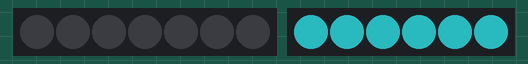
This sketch was run on a simulated Arduino Uno, built with avr-gcc and run on an emulated ATmega328P. Parts: 7 RGB LEDs in strip order, left to right, 6 RGB LEDs in strip order, left to right. Dim RGB values are drawn brighter than linear; no radio packets arrive unless stated.

Above: at 0.16 s.
At 9.26 s:
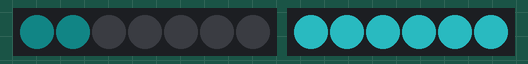
At 16.8 s:
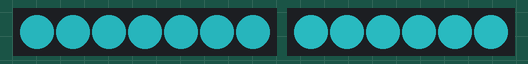
At 24.59 s:
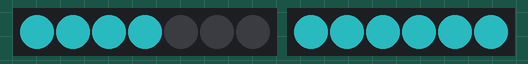
At 36.8 s:
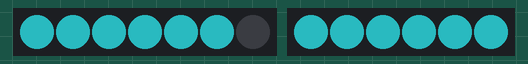
Timing chart, 0 to 40.0 s (numbered marks = the images above):
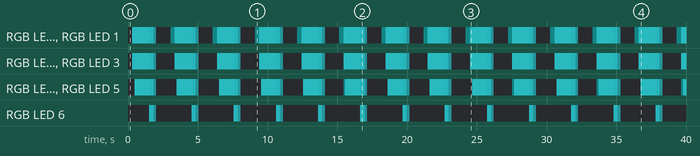

The sketch:

Anduin_Armor_receiver.ino
```cpp
#include "nRF24L01.h" // NRF24L01 library created by TMRh20 https://github.com/TMRh20/RF24
#include "RF24.h"
#include "SPI.h"
#include "FastLED.h" // FastLED library for WS2812 RGB Stick http://fastled.io/

//led parameters
#define numLedsOne 7
#define numLedsTwo 6
#define pinOne 6
#define pinTwo 5


//initialise strips
CRGB stripOne[numLedsOne];
CRGB stripTwo[numLedsTwo];

int ReceivedMessage[1] = {000}; // Used to store value received by the NRF24L01

RF24 radio(10, 9); //10 CE 9 CSN

const uint64_t channel = 0xE6E6E6E6E6E6; // Needs to be the same for communicating between 2 NRF24L01

unsigned long previousButtonPress = 0;

//colours
uint8_t blue[3] = {54, 245, 255};
uint8_t yellow[3] = {195, 97, 0};
uint8_t purple[3] = {255, 0, 255};
uint8_t noColour[3] = {0, 0, 0};

//increments
uint8_t incrementRed = 0;
uint8_t incrementGreen = 0;
uint8_t incrementBlue = 0;
uint8_t currentColour[3] = {0, 0, 0};

bool positiveIncrement = true;
bool fastAnimate = false;
uint8_t buttonPressed = 1;


int currentLED = 0;

int animationStepTime = 13;
int fadeStepTime = 50;
int fastAnimationMultiplier = 3;
int delaybetweenAnimations = 1000;

void setup(void)
{
      Serial.begin(9600);

    previousButtonPress = millis();
    FastLED.addLeds<NEOPIXEL, pinOne>(stripOne, numLedsOne);                  // Setup FastLED Library
    FastLED.addLeds<NEOPIXEL, pinTwo>(stripTwo, numLedsTwo);                  // Setup FastLED Library

    FastLED.clear();                                                        // Clear the RGB Stick LEDs

    FastLED.setBrightness(85);
    FastLED.show();

    radio.begin(); // Start the NRF24L01
    radio.openReadingPipe(1, channel); // Get NRF24L01 ready to receive
    radio.startListening(); // Listen to see if information received

    pinMode(pinOne, OUTPUT); // Set RGB Stick UNO pin to an OUTPUT
    pinMode(pinTwo, OUTPUT);
}

void loop(void)
{

    while (radio.available())
    {
        radio.read(ReceivedMessage, 1); // Read information from the NRF24L01
        switch(ReceivedMessage[0]){
          case 111:
            buttonPressed=1;
            ResetAnimation();
                  Serial.write("1");

            break;
          case 101:
            buttonPressed=2;
            ResetAnimation();
                  Serial.write("2");

            break;
          case 110:
            buttonPressed=3;
            ResetAnimation();
                  Serial.write("3");

            break;
          default:
            buttonPressed=0;
            break;
        }

    }
    if (positiveIncrement)
        {
          switch(buttonPressed){
            case 1:
              animate(currentColour, blue);
              changestripTwo(blue);
              break;
            case 2:
              animate(currentColour, yellow);
              changestripTwo(yellow);
              break;
            case 3:
              animate(currentColour, purple);
              changestripTwo(purple);
              break;
            default:
              animate(currentColour, blue);
              changestripTwo(blue);
             break;
          }
        }
        else
        {
            animate(currentColour, noColour);
        }
}

void ResetAnimation()
{
  if (millis() >= previousButtonPress + 1000)
            {
                previousButtonPress = millis();
                fastAnimate = true;
                //reset animation
                positiveIncrement = true;
                memcpy(currentColour, noColour, 3);
                incrementRed = 0;
                incrementBlue = 0;
                incrementGreen = 0;
                currentLED = 0;
                for (int i = 0; i < numLedsOne; i++)
                {
                    stripOne[i].setRGB(0, 0, 0);
                    FastLED.show();
                }

                delay(50); //debounce
            }
}

void changestripTwo(uint8_t colour[3])
{
    for (int i = 0; i < numLedsTwo; i++)
        stripTwo[i].setRGB(colour[0], colour[1], colour[2]);
    FastLED.show();
}

unsigned long previousAnimation = 0;

void animate(uint8_t colour[3], uint8_t targetColour[3])
{

    if (positiveIncrement)
    {
        if (millis() < previousAnimation + animationStepTime)
            return;
        previousAnimation = millis();
        SetIncrements(colour, targetColour);
        currentColour[0] = min(targetColour[0], colour[0] + incrementRed);
        currentColour[1] = min(targetColour[1], colour[1] + incrementGreen);
        currentColour[2] = min(targetColour[2], colour[2] + incrementBlue);

        stripOne[currentLED].setRGB(currentColour[0], currentColour[1], currentColour[2]);
        stripOne[currentLED+1].setRGB(currentColour[0], currentColour[1], currentColour[2]);
        // stripOne[currentLED + 5].setRGB(currentColour[0], currentColour[1], currentColour[2]);
        FastLED.show();
        if (colourCompare(currentColour, targetColour) == true)
        {
            incrementRed = 0;
            incrementGreen = 0;
            incrementBlue = 0;

            if (currentLED == 4)
            {
                positiveIncrement = false;
                fastAnimate = false;
                currentLED = 0;
                previousAnimation = millis() + delaybetweenAnimations;
                return;
            }
            memcpy(currentColour, noColour, 3);
            currentLED+=2;
        }
    }
    else
    {
        if (millis() < previousAnimation + fadeStepTime)
            return;
        previousAnimation = millis();
        SetIncrements(colour, targetColour);
        currentColour[0] = max(0, colour[0] - incrementRed);
        currentColour[1] = max(0, colour[1] - incrementGreen);
        currentColour[2] = max(0, colour[2] - incrementBlue);
        for (int x = 0; x != numLedsOne; x++)
        {
            stripOne[x].setRGB(currentColour[0], currentColour[1], currentColour[2]);
            FastLED.show();
        }
        if (colourCompare(currentColour, noColour) == true)
        {
            positiveIncrement = true;
            incrementRed = 0;
            incrementGreen = 0;
            incrementBlue = 0;
            previousAnimation = millis() + delaybetweenAnimations;
        }
    }
}

void SetIncrements(uint8_t colour[3], uint8_t targetColour[3])
{
    if (incrementRed == 0 && incrementGreen == 0 && incrementBlue == 0)
    {
        incrementRed = abs(max(targetColour[0], colour[0]) - min(targetColour[0], colour[0])) / 10;
        incrementGreen = abs(max(targetColour[1], colour[1]) - min(targetColour[1], colour[1])) / 10;
        incrementBlue = abs(max(targetColour[2], colour[2]) - min(targetColour[2], colour[2])) / 10;

        if (fastAnimate)
        {
            incrementRed = incrementRed * fastAnimationMultiplier;
            incrementGreen = incrementGreen * fastAnimationMultiplier;
            incrementBlue = incrementBlue * fastAnimationMultiplier;
        }
    }
}

boolean colourCompare(uint8_t *a, uint8_t *b)
{
    for (int n = 0; n < 3; n++)
        if (a[n] != b[n])
            return false;
    return true;
}
```

Measured:
- by itself, RGB LED 2, RGB LED 3: repeats every 2.9 s: RGB(18, 82, 85) 1.1 s, RGB(16, 74, 77) 0.30 s, RGB(6, 25, 26) 0.20 s, off 1.3 s
- by itself, RGB LED 6: repeats every 3.0 s: RGB(6, 25, 26) 0.20 s, off 2.5 s, RGB(16, 74, 77) 0.30 s
- by itself, RGB LED 0, RGB LED 1: repeats every 3.0 s: RGB(16, 74, 77) 0.30 s, RGB(6, 25, 26) 0.20 s, off 1.0 s, RGB(1, 8, 8) 0.30 s, RGB(18, 82, 85) 1.2 s
- by itself, RGB LED 4, RGB LED 5: off → RGB(18, 82, 85) at 0.47 s, → RGB(16, 74, 77) 1.1 s later, → RGB(6, 25, 26) 0.30 s later, → off 0.20 s later, … (57 changes in this stretch)
